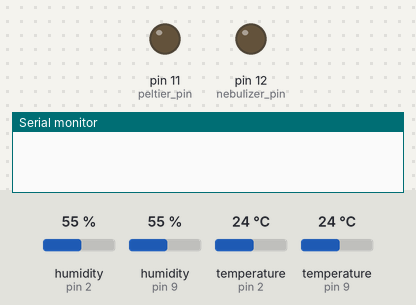
The sketch below on a simulated Arduino Uno, built with avr-gcc and run on an emulated ATmega328P. On the bench: output pins drawn as LEDs (lit = HIGH), the last lines printed to the serial monitor. Inputs (shaded band) come from the test bench; at power-on: humidity (sensors on pin 2, pin 9) 55 %, temperature (sensors on pin 2, pin 9) 24 °C.

Above: at 0.1 s.
At 10.1 s:
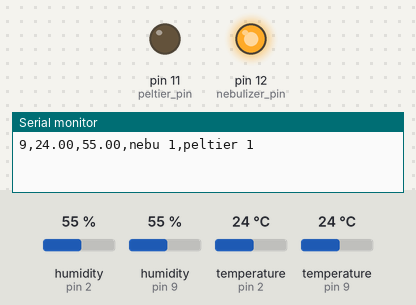
Timing chart, 0 to 11.6 s (numbered marks = the images above):
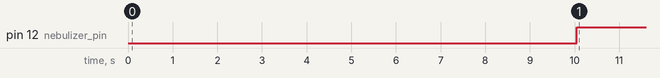

The sketch:

multiple_dht_sensor_print.ino
```cpp
// This sketch reads the humidity / temperature data from multiple DHT sensors.
// It also sends out digital signal to the nebulizer and peltier relays.
// Nebulizer control is based on the humidity data.
// Peltier control is based on preset time cycles.

#include "DHT.h"

// User settings
// humidity settings


////////////////
int h_low = 85;
int h_high = 95;
///////////////


// temperature time cycle

long t_room = 30; // minutes at room temperature, peltier off
long t_low = 30; // minutes at low temperature, peltier onM


// long t_total = 100; // minutes of the whole experiment, not implemented
// signal pin number
int nebulizer_pin = 12;
int peltier_pin = 11;
// sensor, pin mapping
DHT sensors[8] = {DHT(9, DHT11),
                  DHT(2, DHT11),
                  DHT(3, DHT11),
                  DHT(4, DHT11),
                  DHT(5, DHT11),
                  DHT(6, DHT11),
                  DHT(7, DHT11),
                  DHT(8, DHT11),};

DHT sensor1 = sensors[0];
DHT sensor2 = sensors[1];

// flags
int nebulizer_switch = false;
int peltier_switch = true;
// start time (in millisecond)
long t0 = millis();

void setup() {
  // put your setup code here, to run once:
  Serial.begin(9600);

  sensor1.begin();
  sensor2.begin();
  pinMode(nebulizer_pin, OUTPUT);
  pinMode(peltier_pin, OUTPUT);
  digitalWrite(nebulizer_pin, LOW);
  digitalWrite(peltier_pin, LOW);
}

void loop() {
  // put your main code here, to run repeatedly:
  delay(10000);
  long t_now = millis();
  Serial.print(String((t_now-t0)/1000) + ",");
  // read DHT sensor data

  float T = sensor1.readTemperature();
  float H1 = sensor1.readHumidity();
  float H2 = sensor2.readHumidity();
  float H = H2;//(H1 + H2) / 2.0;
  Serial.print(String(T) + "," + String(H));

  bool evaporation_cycle = (t_now-t0)%((t_room+t_low)*60*1000) >= t_low*60*1000;
  bool condensation_cycle = (t_now-t0)%((t_room+t_low)*60*1000) < t_low*60*1000;

  // control nebulizer
  if (H < h_low & nebulizer_switch == false & condensation_cycle) { // if humidity is lower than set low value, turn on nebulizer
    digitalWrite(nebulizer_pin, HIGH);
    nebulizer_switch = true;
  }
  if (H >= h_high) {// if humidity is higher than set high value, turn off nebulizer
    digitalWrite(nebulizer_pin, LOW);
    nebulizer_switch = false;
  }
  Serial.print(",nebu " + String(nebulizer_switch));

  // control peltier
  // somehow, the IN1 in the relay triggers when connected to GND
  // so here, when signal is LOW, the relay 1 is triggered
  // take caution with this counter intuitive relay

  if (evaporation_cycle & peltier_switch == true) {
    digitalWrite(peltier_pin, HIGH);
    peltier_switch = false;
  }
  if (condensation_cycle & peltier_switch == false) {
    digitalWrite(peltier_pin, LOW);
    peltier_switch = true;
  }
  Serial.print(",peltier " + String(peltier_switch) + "\n");


  // }
}
```

Measured:
- by itself, pin 12 (nebulizer_pin): LOW → HIGH at 10.0 s
